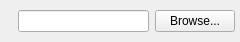
<?xml version="1.0" encoding="UTF-8"?>
<ui version="4.0">
 <class>FileParam</class>
 <widget class="QFrame" name="FileParam">
  <property name="geometry">
   <rect>
    <x>0</x>
    <y>0</y>
    <width>240</width>
    <height>42</height>
   </rect>
  </property>
  <property name="windowTitle">
   <string>Frame</string>
  </property>
  <property name="frameShape">
   <enum>QFrame::NoFrame</enum>
  </property>
  <property name="frameShadow">
   <enum>QFrame::Raised</enum>
  </property>
  <layout class="QHBoxLayout" name="horizontalLayout">
   <property name="margin">
    <number>5</number>
   </property>
   <item>
    <widget class="QLabel" name="l_info">
     <property name="sizePolicy">
      <sizepolicy hsizetype="Preferred" vsizetype="Preferred">
       <horstretch>0</horstretch>
       <verstretch>0</verstretch>
      </sizepolicy>
     </property>
     <property name="text">
      <string/>
     </property>
    </widget>
   </item>
   <item>
    <widget class="QLineEdit" name="lineEdit"/>
   </item>
   <item>
    <widget class="QPushButton" name="b_file">
     <property name="text">
      <string>Browse...</string>
     </property>
     <property name="autoDefault">
      <bool>false</bool>
     </property>
     <property name="default">
      <bool>false</bool>
     </property>
     <property name="flat">
      <bool>false</bool>
     </property>
    </widget>
   </item>
  </layout>
 </widget>
 <resources/>
 <connections/>
</ui>
